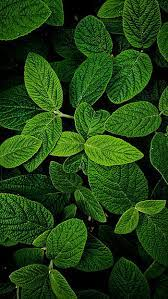
#> input picture Images/img1.jpg, 168 x 299 px, found by its file name
$ jupyter execute --allow-errors 'Image Similarity Comparison Using Graph-Based Method.ipynb'
#> lines starting #> are read from the running program, lines starting #| are printed output that depends on the picture; long printed decimals are rounded
[cell 1]
import numpy as np
import pandas as pd
import cv2
import matplotlib.pyplot as plt
from scipy.optimize import linear_sum_assignment
from skimage.metrics import structural_similarity as ssim
from skimage.metrics import peak_signal_noise_ratio as psnr
import cv2
import cv2
import numpy as np
from skimage.metrics import mean_squared_error as mse
import time

[cell 2]
def split_image_into_patches(image, patch_size): # Splitting images into patches
    patches = []
    height, width = image.shape[:2]
    for y in range(0, height, patch_size):
        for x in range(0, width, patch_size):
            patch = image[y:y+patch_size, x:x+patch_size]
            patches.append(patch)
    return patches

def apply_edge_detection(patches): # Applying canny edge detection
    edges = []
    for patch in patches:
        gray_patch = cv2.cvtColor(patch, cv2.COLOR_BGR2GRAY)
        edge = cv2.Canny(gray_patch, 50, 150)
        edges.append(edge)
    return edges

def count_edges(patches): # Counting edges
    edges = []
    for patch in patches:
        edges.append(np.count_nonzero(patch))
    return edges

def calculate_differences(features): # Calculating absolute difference
    differences = []
    num_patches = len(features)
    for i in range(num_patches):
        for j in range(num_patches):
            difference = abs(features[i] - features[j])
            differences.append({'Patch1': i, 'Patch2': j, 'Difference': difference})
    return pd.DataFrame(differences)

def display_image_and_patches(image, patches, patch_size): # Function to display image and it patches
    height, width = image.shape[:2]
    # Create an empty image with lines separating patches
    output_image = np.copy(image)
    for y in range(0, height, patch_size):
        cv2.line(output_image, (0, y), (width, y), (0, 255, 0), 1)
    for x in range(0, width, patch_size):
        cv2.line(output_image, (x, 0), (x, height), (0, 255, 0), 1)

    # Display the original image and lines separating patches
    cv2.imshow("Original Image with Patches", output_image)

    # Display each individual patch with edge detection applied
    for i, patch in enumerate(patches):
        # Apply edge detection to the patch
        edges = apply_edge_detection(patch)
        # Display the patch with edges
        cv2.imshow(f"Patch {i} with Edges", np.hstack((patch, edges)))

    cv2.waitKey(0)
    cv2.destroyAllWindows()
    return

#Reading Images
image1 = cv2.imread(r"C:\Users\DELL\Desktop\img1.jpg")
#> image1 is the input picture: shape (299, 168, 3); mean B, G, R 20, 65.1, 32
image2 = cv2.imread(r"C:\Users\DELL\Desktop\img2.jpg")
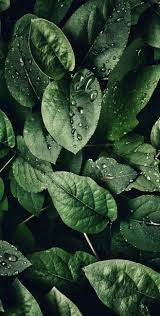
#> input picture Images/img2.jpg, 160 x 316 px, found by its file name
#> image2 is the input picture: shape (316, 160, 3); mean B, G, R 48.6, 68.1, 46.8

#Resizing image into size of other image
target_height, target_width = image2.shape[:2]
#> target_height = 316; target_width = 160
image1_new = cv2.resize(image1, (target_width, target_height))
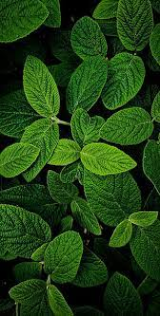
#> image1_new: shape (316, 160, 3); mean B, G, R 19.8, 65, 31.9
cv2.imwrite('image1_new.jpg', image1_new)

# Splitting images into patches
patch_size = 100
patches_img1 = split_image_into_patches(image1_new, patch_size)
#> after the loop in split_image_into_patches, `for y in range(0, height, patch_size):`: patches = 8 items
#> patches_img1 = 8 items
patches_img2 = split_image_into_patches(image2, patch_size)
#> patches_img2 = 8 items

#Displaying Images
#display_image_and_patches(image1, patches_img1, patch_size)
#display_image_and_patches(image2, patches_img2, patch_size)

# Applying edge detection
img1_edges = apply_edge_detection(patches_img1)
#> the loop in apply_edge_detection, `for patch in patches:` made 8 passes
#> pass 1, in apply_edge_detection, `gray_patch = cv2.cvtColor(patch, cv2.COLOR_BGR2GRAY)`:
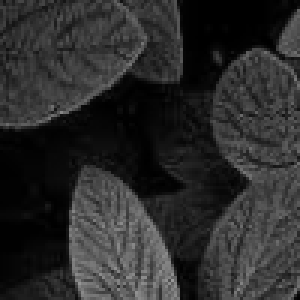
#> gray_patch: shape (100, 100) (shown 3 times larger); min 0, max 154, mean 43.1
#> pass 1, in apply_edge_detection, `edge = cv2.Canny(gray_patch, 50, 150)`:
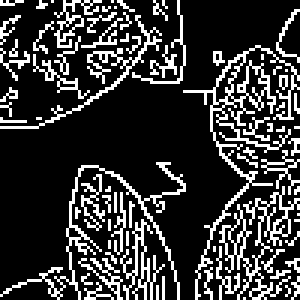
#> edge: shape (100, 100) (shown 3 times larger); 21.2% white in thin lines or dots
#> img1_edges = 8 items
img2_edges = apply_edge_detection(patches_img2)
#> the loop in apply_edge_detection (call 2), `for patch in patches:` made 8 passes
#> pass 1, in apply_edge_detection (call 2), `gray_patch = cv2.cvtColor(patch, cv2.COLOR_BGR2GRAY)`:
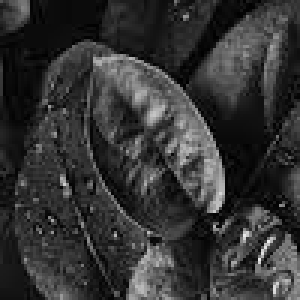
#> gray_patch: shape (100, 100) (shown 3 times larger); min 0, max 239, mean 51.7
#> pass 1, in apply_edge_detection (call 2), `edge = cv2.Canny(gray_patch, 50, 150)`:
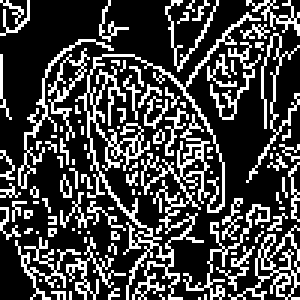
#> edge: shape (100, 100) (shown 3 times larger); 26.7% white in thin lines or dots
#> pass 2, in apply_edge_detection (call 2), `gray_patch = cv2.cvtColor(patch, cv2.COLOR_BGR2GRAY)`:
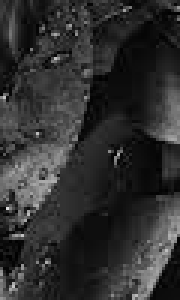
#> gray_patch: shape (100, 60) (shown 3 times larger); min 1, max 219, mean 47.6
#> pass 2, in apply_edge_detection (call 2), `edge = cv2.Canny(gray_patch, 50, 150)`:
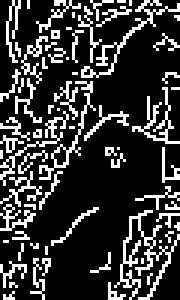
#> edge: shape (100, 60) (shown 3 times larger); 21.3% white in thin lines or dots
#> img2_edges = 8 items


#Counting Edges
img1_no_edges = count_edges(img1_edges)
#> the loop in count_edges, `for patch in patches:` made 8 passes
#> after the loop in count_edges, `for patch in patches:`: edges = [2118, 1781, 3209, 1659, 2667, 1206, 222, 0]
#> img1_no_edges = [2118, 1781, 3209, 1659, 2667, 1206, 222, 0]
img2_no_edges = count_edges(img2_edges)
#> the loop in count_edges (call 2), `for patch in patches:` made 8 passes
#> img2_no_edges = [2667, 1276, 3016, 1619, 1996, 1650, 274, 214]
#> (the rest of this cell did not finish here and is left out)

[cell 3]
# Constructing graphs
differences_df_img1 = calculate_differences(img1_no_edges)
#> in calculate_differences, `num_patches = len(features)`: num_patches = 8
#> after the loop in calculate_differences, `for i in range(num_patches):`: differences = 64 items
#> differences_df_img1 = table of 64 rows and 3 columns
differences_df_img2 = calculate_differences(img2_no_edges)
#> differences_df_img2 = table of 64 rows and 3 columns
matrix1 =  differences_df_img1['Difference'].values
#> matrix1 = 64 values, max 3209 at index 23, min 0 at index 0, mean 1173.3
matrix2 =  differences_df_img2['Difference'].values
#> matrix2 = 64 values, max 2802 at index 23, min 0 at index 0, mean 1055.3
m1= matrix1.reshape(8,8)
m2= matrix2.reshape(8,8)
m2

[cell 4]
# Applying Hungarian Algorithm
# Calculate differences and normalize
diff_matrix = abs(m1 - m2)
normalized_diff_matrix = diff_matrix / diff_matrix.max()
# Invert for similarity
cost_matrix = 1 - normalized_diff_matrix
# Apply the Hungarian algorithm
row_ind, col_ind = linear_sum_assignment(cost_matrix)
#> row_ind = [0, 1, 2, 3, 4, 5, 6, 7]; col_ind = [1, 0, 5, 7, 6, 2, 4, 3]
# Calculate the similarity score
similarity_score = cost_matrix[row_ind, col_ind].sum()
#> similarity_score = 3.21

print("Similarity Score:", similarity_score)
#| Similarity Score: 3.214

[cell 5]
import numpy as np
from scipy.optimize import linear_sum_assignment
import time

# Assuming m1 and m2 are your matrices

# Start time measurement
start_time = time.time()

# Calculate differences and normalize
diff_matrix = np.abs(m1 - m2)
normalized_diff_matrix = diff_matrix / diff_matrix.max()

# Invert for similarity
cost_matrix = 1 - normalized_diff_matrix

# Apply the Hungarian algorithm
row_ind, col_ind = linear_sum_assignment(cost_matrix)

# Calculate the similarity score
similarity_score = cost_matrix[row_ind, col_ind].sum()

# End time measurement
end_time = time.time()

# Calculate the elapsed time
elapsed_time = end_time - start_time

print("Similarity Score:", similarity_score)
#| Similarity Score: 3.214
print("Time taken:", elapsed_time, "seconds")

[cell 6]
# Convert images to grayscale (SSIM requires grayscale images)
image1_gray = cv2.cvtColor(image1_new, cv2.COLOR_BGR2GRAY)
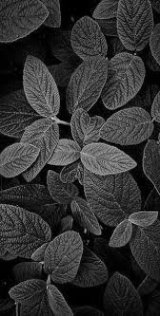
#> image1_gray: shape (316, 160); min 0, max 200, mean 49.9
image2_gray = cv2.cvtColor(image2, cv2.COLOR_BGR2GRAY)
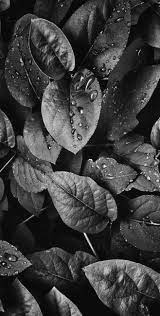
#> image2_gray: shape (316, 160); min 0, max 250, mean 59.5
# Calculate SSIM
ssim_score = ssim(image1_gray, image2_gray)
#> ssim_score = 0.0622
# Measure time for SSIM calculation
start_time = time.time()
ssim_score = ssim(image1_gray, image2_gray)
ssim_time = time.time() - start_time


# Calculate RMSE
rmse_score = np.sqrt(mse(image1_gray, image2_gray))
#> rmse_score = 57.26
# Measure time for RMSE calculation
start_time = time.time()
rmse_score = np.sqrt(mse(image1_gray, image2_gray))
rmse_time = time.time() - start_time

# Calculate PSNR
psnr_score = psnr(image1_gray, image2_gray)
#> psnr_score = 12.97
# ISSM is combination ssim and psnr score
issm_score = (ssim_score + psnr_score) / 2
#> issm_score = 6.52
# Measure time for PSNR calculation
start_time = time.time()
psnr_score = psnr(image1_gray, image2_gray)
psnr_time = time.time() - start_time


# Print the results
print("Structural Similarity Index (SSIM):", ssim_score)
#| Structural Similarity Index (SSIM): 0.06217
print("Time taken for SSIM calculation:", ssim_time, "seconds")
print("Root Mean Square Error (RMSE):", rmse_score)
#| Root Mean Square Error (RMSE): 57.265
print("Time taken for RMSE calculation:", rmse_time, "seconds")
print("Peak Signal-to-Noise Ratio (PSNR):", psnr_score)
#| Peak Signal-to-Noise Ratio (PSNR): 12.973
print("Time taken for PSNR calculation:", psnr_time, "seconds")
print("Image Structural Similarity Measure (ISSM):", issm_score)
#| Image Structural Similarity Measure (ISSM): 6.518
